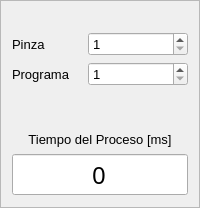
       <widget class="QFrame" name="frame_2">
        <property name="frameShape">
         <enum>QFrame::StyledPanel</enum>
        </property>
        <property name="frameShadow">
         <enum>QFrame::Raised</enum>
        </property>
        <layout class="QGridLayout" name="gridLayout_4">
         <item row="0" column="0" colspan="2">
          <spacer name="verticalSpacer">
           <property name="orientation">
            <enum>Qt::Vertical</enum>
           </property>
           <property name="sizeType">
            <enum>QSizePolicy::Preferred</enum>
           </property>
           <property name="sizeHint" stdset="0">
            <size>
             <width>20</width>
             <height>20</height>
            </size>
           </property>
          </spacer>
         </item>
         <item row="3" column="0" colspan="2">
          <spacer name="verticalSpacer_3">
           <property name="orientation">
            <enum>Qt::Vertical</enum>
           </property>
           <property name="sizeHint" stdset="0">
            <size>
             <width>20</width>
             <height>40</height>
            </size>
           </property>
          </spacer>
         </item>
         <item row="1" column="1">
          <widget class="QSpinBox" name="caja_25">
           <property name="minimumSize">
            <size>
             <width>100</width>
             <height>0</height>
            </size>
           </property>
           <property name="maximumSize">
            <size>
             <width>16777215</width>
             <height>16777215</height>
            </size>
           </property>
           <property name="font">
            <font>
             <pointsize>10</pointsize>
            </font>
           </property>
           <property name="minimum">
            <number>1</number>
           </property>
           <property name="maximum">
            <number>2</number>
           </property>
          </widget>
         </item>
         <item row="1" column="0">
          <widget class="QLabel" name="label_44">
           <property name="font">
            <font>
             <pointsize>10</pointsize>
            </font>
           </property>
           <property name="text">
            <string>Pinza</string>
           </property>
           <property name="alignment">
            <set>Qt::AlignLeading|Qt::AlignLeft|Qt::AlignVCenter</set>
           </property>
           <property name="buddy">
            <cstring>caja_25</cstring>
           </property>
          </widget>
         </item>
         <item row="4" column="0" colspan="2">
          <widget class="QLabel" name="label_3">
           <property name="font">
            <font>
             <pointsize>10</pointsize>
            </font>
           </property>
           <property name="text">
            <string>Tiempo del Proceso [ms]</string>
           </property>
           <property name="alignment">
            <set>Qt::AlignCenter</set>
           </property>
          </widget>
         </item>
         <item row="2" column="1">
          <widget class="QSpinBox" name="caja_26">
           <property name="minimumSize">
            <size>
             <width>100</width>
             <height>0</height>
            </size>
           </property>
           <property name="maximumSize">
            <size>
             <width>16777215</width>
             <height>16777215</height>
            </size>
           </property>
           <property name="font">
            <font>
             <pointsize>10</pointsize>
            </font>
           </property>
           <property name="minimum">
            <number>1</number>
           </property>
           <property name="maximum">
            <number>2</number>
           </property>
           <property name="value">
            <number>1</number>
           </property>
          </widget>
         </item>
         <item row="2" column="0">
          <widget class="QLabel" name="label_2">
           <property name="font">
            <font>
             <pointsize>10</pointsize>
            </font>
           </property>
           <property name="text">
            <string>Programa</string>
           </property>
           <property name="alignment">
            <set>Qt::AlignLeading|Qt::AlignLeft|Qt::AlignVCenter</set>
           </property>
           <property name="buddy">
            <cstring>caja_26</cstring>
           </property>
          </widget>
         </item>
         <item row="5" column="0" colspan="2">
          <widget class="QSpinBox" name="tiempo_proceso">
           <property name="enabled">
            <bool>true</bool>
           </property>
           <property name="font">
            <font>
             <family>Gisha</family>
             <pointsize>18</pointsize>
             <weight>50</weight>
             <bold>false</bold>
             <underline>false</underline>
             <strikeout>false</strikeout>
            </font>
           </property>
           <property name="mouseTracking">
            <bool>false</bool>
           </property>
           <property name="acceptDrops">
            <bool>false</bool>
           </property>
           <property name="autoFillBackground">
            <bool>false</bool>
           </property>
           <property name="wrapping">
            <bool>false</bool>
           </property>
           <property name="alignment">
            <set>Qt::AlignCenter</set>
           </property>
           <property name="readOnly">
            <bool>true</bool>
           </property>
           <property name="buttonSymbols">
            <enum>QAbstractSpinBox::NoButtons</enum>
           </property>
           <property name="correctionMode">
            <enum>QAbstractSpinBox::CorrectToPreviousValue</enum>
           </property>
           <property name="keyboardTracking">
            <bool>true</bool>
           </property>
           <property name="maximum">
            <number>999999</number>
           </property>
           <property name="value">
            <number>0</number>
           </property>
          </widget>
         </item>
        </layout>
       </widget>
